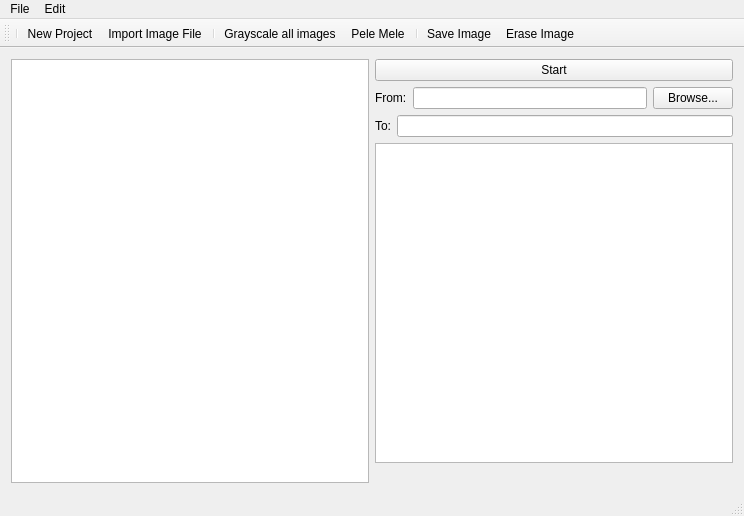
<?xml version="1.0" encoding="UTF-8"?>
<ui version="4.0">
 <class>View</class>
 <widget class="QMainWindow" name="View">
  <property name="geometry">
   <rect>
    <x>0</x>
    <y>0</y>
    <width>744</width>
    <height>516</height>
   </rect>
  </property>
  <property name="windowTitle">
   <string>view</string>
  </property>
  <widget class="QWidget" name="centralWidget">
   <layout class="QHBoxLayout" name="horizontalLayout_31">
    <item>
     <widget class="QGraphicsView" name="graphicsView"/>
    </item>
    <item>
     <layout class="QVBoxLayout" name="verticalLayout_3">
      <item>
       <layout class="QHBoxLayout" name="horizontalLayout_24">
        <item>
         <widget class="QPushButton" name="videoStartButton">
          <property name="text">
           <string>Start</string>
          </property>
         </widget>
        </item>
       </layout>
      </item>
      <item>
       <layout class="QHBoxLayout" name="horizontalLayout_26">
        <item>
         <layout class="QHBoxLayout" name="horizontalLayout_27">
          <item>
           <widget class="QLabel" name="videoInputLabel">
            <property name="text">
             <string>From:</string>
            </property>
            <property name="buddy">
             <cstring>fromLineEdit</cstring>
            </property>
           </widget>
          </item>
          <item>
           <widget class="QLineEdit" name="videoInputLineEdit"/>
          </item>
         </layout>
        </item>
        <item>
         <widget class="QPushButton" name="videoFileOpenButton">
          <property name="text">
           <string>Browse...</string>
          </property>
         </widget>
        </item>
       </layout>
      </item>
      <item>
       <layout class="QHBoxLayout" name="horizontalLayout_28">
        <item>
         <layout class="QHBoxLayout" name="horizontalLayout_29">
          <item>
           <widget class="QLabel" name="videoOutputLabel">
            <property name="text">
             <string>To:</string>
            </property>
            <property name="buddy">
             <cstring>toLineEdit</cstring>
            </property>
           </widget>
          </item>
          <item>
           <widget class="QLineEdit" name="videoOutputLineEdit"/>
          </item>
         </layout>
        </item>
       </layout>
      </item>
      <item>
       <widget class="QTextEdit" name="videoFileListTextEdit"/>
      </item>
      <item>
       <spacer name="horizontalSpacer_4">
        <property name="orientation">
         <enum>Qt::Horizontal</enum>
        </property>
        <property name="sizeHint" stdset="0">
         <size>
          <width>298</width>
          <height>20</height>
         </size>
        </property>
       </spacer>
      </item>
      <item>
       <layout class="QHBoxLayout" name="horizontalLayout_30"/>
      </item>
     </layout>
    </item>
   </layout>
  </widget>
  <widget class="QMenuBar" name="menuBar">
   <property name="geometry">
    <rect>
     <x>0</x>
     <y>0</y>
     <width>744</width>
     <height>27</height>
    </rect>
   </property>
   <widget class="QMenu" name="menuFile">
    <property name="title">
     <string>File</string>
    </property>
    <addaction name="actionNew_Project"/>
    <addaction name="actionImport_Image_File"/>
    <addaction name="separator"/>
    <addaction name="actionSave_Image"/>
    <addaction name="actionExit_program"/>
   </widget>
   <widget class="QMenu" name="menuBlack_White_process">
    <property name="title">
     <string>Edit</string>
    </property>
    <addaction name="actionGreyscale_single_image"/>
    <addaction name="actionPele_Mele"/>
    <addaction name="actionGrayscale_all_images"/>
    <addaction name="separator"/>
    <addaction name="actionFirst_Plan"/>
    <addaction name="actionBackground"/>
    <addaction name="actionErase_Image"/>
   </widget>
   <addaction name="menuFile"/>
   <addaction name="menuBlack_White_process"/>
  </widget>
  <widget class="QToolBar" name="mainToolBar">
   <attribute name="toolBarArea">
    <enum>TopToolBarArea</enum>
   </attribute>
   <attribute name="toolBarBreak">
    <bool>false</bool>
   </attribute>
   <addaction name="separator"/>
   <addaction name="actionNew_Project"/>
   <addaction name="actionImport_Image_File"/>
   <addaction name="separator"/>
   <addaction name="actionGrayscale_all_images"/>
   <addaction name="actionPele_Mele"/>
   <addaction name="separator"/>
   <addaction name="actionSave_Image"/>
   <addaction name="actionErase_Image"/>
  </widget>
  <widget class="QStatusBar" name="statusBar"/>
  <action name="actionImport_Image_File">
   <property name="icon">
    <iconset resource="icons.qrc">
     <normaloff>:/Icons/Icons/1481087480_gnome-app-install.png</normaloff>:/Icons/Icons/1481087480_gnome-app-install.png</iconset>
   </property>
   <property name="text">
    <string>Import Image File</string>
   </property>
   <property name="shortcut">
    <string>Ctrl+O</string>
   </property>
  </action>
  <action name="actionExit_program">
   <property name="text">
    <string>Exit program</string>
   </property>
   <property name="shortcut">
    <string>Ctrl+Q</string>
   </property>
  </action>
  <action name="actionGreyscale_single_image">
   <property name="text">
    <string>Greyscale single image</string>
   </property>
   <property name="toolTip">
    <string>actionGreyscale_single_image</string>
   </property>
   <property name="shortcut">
    <string>Ctrl+G</string>
   </property>
  </action>
  <action name="actionSelect">
   <property name="text">
    <string>Select</string>
   </property>
   <property name="shortcut">
    <string>S</string>
   </property>
  </action>
  <action name="actionFirst_Plan">
   <property name="text">
    <string>First Plan</string>
   </property>
   <property name="shortcut">
    <string>Ctrl+F</string>
   </property>
  </action>
  <action name="actionErase_Image">
   <property name="icon">
    <iconset resource="icons.qrc">
     <normaloff>:/Icons/Icons/Actions-trash-empty-icon.png</normaloff>:/Icons/Icons/Actions-trash-empty-icon.png</iconset>
   </property>
   <property name="text">
    <string>Erase Image</string>
   </property>
   <property name="shortcut">
    <string>Del</string>
   </property>
  </action>
  <action name="actionSave_Image">
   <property name="icon">
    <iconset resource="icons.qrc">
     <normaloff>:/Icons/Icons/1481087980_document-save.png</normaloff>:/Icons/Icons/1481087980_document-save.png</iconset>
   </property>
   <property name="text">
    <string>Save Image</string>
   </property>
   <property name="shortcut">
    <string>Ctrl+S</string>
   </property>
  </action>
  <action name="actionPele_Mele">
   <property name="icon">
    <iconset resource="icons.qrc">
     <normaloff>:/Icons/Icons/1481087628_image_add.png</normaloff>:/Icons/Icons/1481087628_image_add.png</iconset>
   </property>
   <property name="text">
    <string>Pele Mele</string>
   </property>
   <property name="shortcut">
    <string>Ctrl+P</string>
   </property>
  </action>
  <action name="actionNew_Project">
   <property name="icon">
    <iconset resource="icons.qrc">
     <normaloff>:/Icons/Icons/Action-view-remove-icon.png</normaloff>:/Icons/Icons/Action-view-remove-icon.png</iconset>
   </property>
   <property name="text">
    <string>New Project</string>
   </property>
   <property name="shortcut">
    <string>Ctrl+N</string>
   </property>
  </action>
  <action name="actionGrayscale_all_images">
   <property name="icon">
    <iconset resource="icons.qrc">
     <normaloff>:/Icons/Icons/1481087601_editor-image-picture-photo-glyph.png</normaloff>:/Icons/Icons/1481087601_editor-image-picture-photo-glyph.png</iconset>
   </property>
   <property name="text">
    <string>Grayscale all images</string>
   </property>
   <property name="shortcut">
    <string>Ctrl+Shift+G</string>
   </property>
  </action>
  <action name="actionSave_all_Images">
   <property name="text">
    <string>Save all  Images</string>
   </property>
   <property name="shortcut">
    <string>Ctrl+Shift+S</string>
   </property>
  </action>
  <action name="actionBackground">
   <property name="text">
    <string>Background</string>
   </property>
   <property name="shortcut">
    <string>Ctrl+B</string>
   </property>
  </action>
 </widget>
 <layoutdefault spacing="6" margin="11"/>
 <resources>
  <include location="icons.qrc"/>
 </resources>
 <connections/>
</ui>
